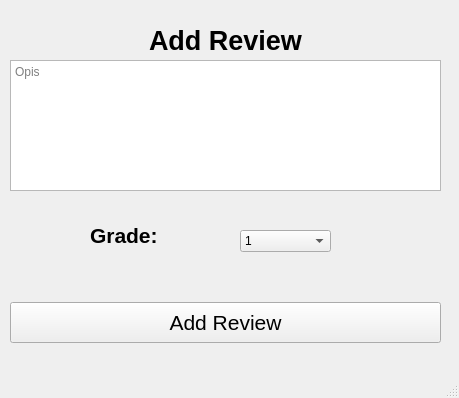
<?xml version="1.0" encoding="UTF-8"?>
<ui version="4.0">
 <class>MainWindow</class>
 <widget class="QMainWindow" name="MainWindow">
  <property name="geometry">
   <rect>
    <x>0</x>
    <y>0</y>
    <width>459</width>
    <height>398</height>
   </rect>
  </property>
  <property name="windowTitle">
   <string>MainWindow</string>
  </property>
  <widget class="QWidget" name="centralwidget">
   <widget class="QLabel" name="label">
    <property name="geometry">
     <rect>
      <x>60</x>
      <y>20</y>
      <width>331</width>
      <height>41</height>
     </rect>
    </property>
    <property name="font">
     <font>
      <pointsize>20</pointsize>
      <weight>75</weight>
      <bold>true</bold>
     </font>
    </property>
    <property name="text">
     <string>Add Review</string>
    </property>
    <property name="alignment">
     <set>Qt::AlignCenter</set>
    </property>
   </widget>
   <widget class="QTextEdit" name="textEdit">
    <property name="geometry">
     <rect>
      <x>10</x>
      <y>60</y>
      <width>431</width>
      <height>131</height>
     </rect>
    </property>
    <property name="placeholderText">
     <string>Opis</string>
    </property>
   </widget>
   <widget class="QComboBox" name="gradeComboBox">
    <property name="geometry">
     <rect>
      <x>240</x>
      <y>230</y>
      <width>91</width>
      <height>22</height>
     </rect>
    </property>
    <item>
     <property name="text">
      <string>1</string>
     </property>
    </item>
    <item>
     <property name="text">
      <string>2</string>
     </property>
    </item>
    <item>
     <property name="text">
      <string>3</string>
     </property>
    </item>
    <item>
     <property name="text">
      <string>4</string>
     </property>
    </item>
    <item>
     <property name="text">
      <string>5</string>
     </property>
    </item>
    <item>
     <property name="text">
      <string>6</string>
     </property>
    </item>
    <item>
     <property name="text">
      <string>7</string>
     </property>
    </item>
    <item>
     <property name="text">
      <string>8</string>
     </property>
    </item>
    <item>
     <property name="text">
      <string>9</string>
     </property>
    </item>
    <item>
     <property name="text">
      <string>10</string>
     </property>
    </item>
   </widget>
   <widget class="QLabel" name="label_2">
    <property name="geometry">
     <rect>
      <x>90</x>
      <y>220</y>
      <width>131</width>
      <height>31</height>
     </rect>
    </property>
    <property name="font">
     <font>
      <pointsize>16</pointsize>
      <weight>75</weight>
      <bold>true</bold>
     </font>
    </property>
    <property name="text">
     <string>Grade:</string>
    </property>
   </widget>
   <widget class="QPushButton" name="add_review">
    <property name="geometry">
     <rect>
      <x>10</x>
      <y>302</y>
      <width>431</width>
      <height>41</height>
     </rect>
    </property>
    <property name="font">
     <font>
      <pointsize>16</pointsize>
     </font>
    </property>
    <property name="text">
     <string>Add Review</string>
    </property>
   </widget>
  </widget>
  <widget class="QMenuBar" name="menubar">
   <property name="geometry">
    <rect>
     <x>0</x>
     <y>0</y>
     <width>459</width>
     <height>21</height>
    </rect>
   </property>
  </widget>
  <widget class="QStatusBar" name="statusbar"/>
 </widget>
 <resources/>
 <connections/>
</ui>
